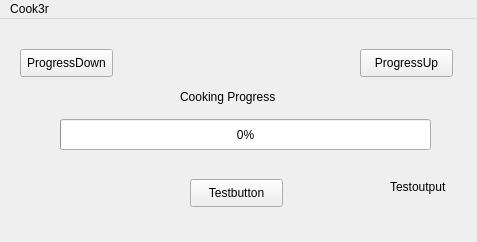
<?xml version="1.0" encoding="UTF-8"?>
<ui version="4.0">
 <class>MainWindow</class>
 <widget class="QMainWindow" name="MainWindow">
  <property name="geometry">
   <rect>
    <x>0</x>
    <y>0</y>
    <width>477</width>
    <height>242</height>
   </rect>
  </property>
  <property name="windowTitle">
   <string>MainWindow</string>
  </property>
  <widget class="QWidget" name="centralwidget">
   <widget class="QPushButton" name="down">
    <property name="geometry">
     <rect>
      <x>20</x>
      <y>30</y>
      <width>93</width>
      <height>28</height>
     </rect>
    </property>
    <property name="text">
     <string>ProgressDown</string>
    </property>
   </widget>
   <widget class="QPushButton" name="up">
    <property name="geometry">
     <rect>
      <x>360</x>
      <y>30</y>
      <width>93</width>
      <height>28</height>
     </rect>
    </property>
    <property name="text">
     <string>ProgressUp</string>
    </property>
   </widget>
   <widget class="QPushButton" name="TestButton">
    <property name="geometry">
     <rect>
      <x>190</x>
      <y>160</y>
      <width>93</width>
      <height>28</height>
     </rect>
    </property>
    <property name="text">
     <string>Testbutton</string>
    </property>
    <property name="default">
     <bool>false</bool>
    </property>
   </widget>
   <widget class="QProgressBar" name="progressBar">
    <property name="geometry">
     <rect>
      <x>60</x>
      <y>100</y>
      <width>371</width>
      <height>31</height>
     </rect>
    </property>
    <property name="value">
     <number>0</number>
    </property>
   </widget>
   <widget class="QLabel" name="label">
    <property name="geometry">
     <rect>
      <x>180</x>
      <y>70</y>
      <width>161</width>
      <height>16</height>
     </rect>
    </property>
    <property name="text">
     <string>Cooking Progress</string>
    </property>
   </widget>
   <widget class="QLabel" name="testOutput">
    <property name="geometry">
     <rect>
      <x>390</x>
      <y>160</y>
      <width>71</width>
      <height>16</height>
     </rect>
    </property>
    <property name="text">
     <string>Testoutput</string>
    </property>
   </widget>
  </widget>
  <widget class="QMenuBar" name="menubar">
   <property name="geometry">
    <rect>
     <x>0</x>
     <y>0</y>
     <width>477</width>
     <height>26</height>
    </rect>
   </property>
   <widget class="QMenu" name="menuCook3r">
    <property name="title">
     <string>Cook3r</string>
    </property>
   </widget>
   <addaction name="menuCook3r"/>
  </widget>
 </widget>
 <resources/>
 <connections/>
</ui>
